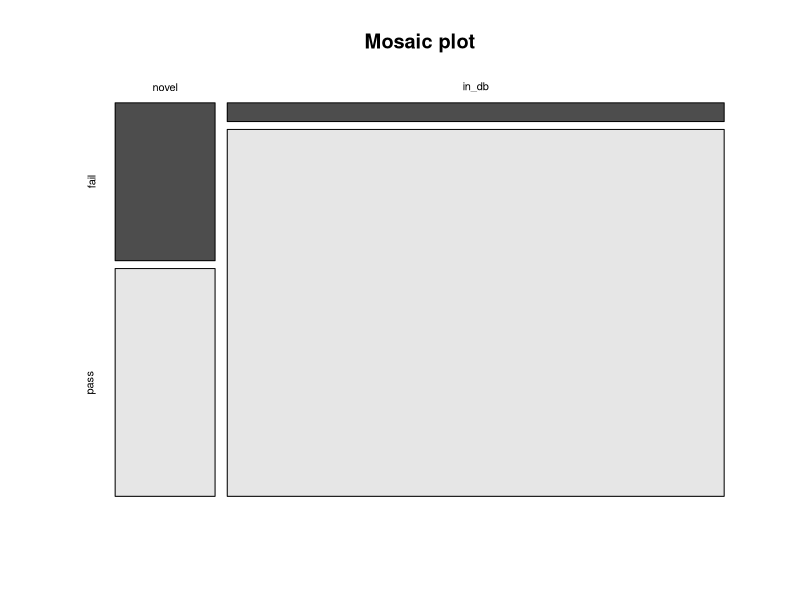
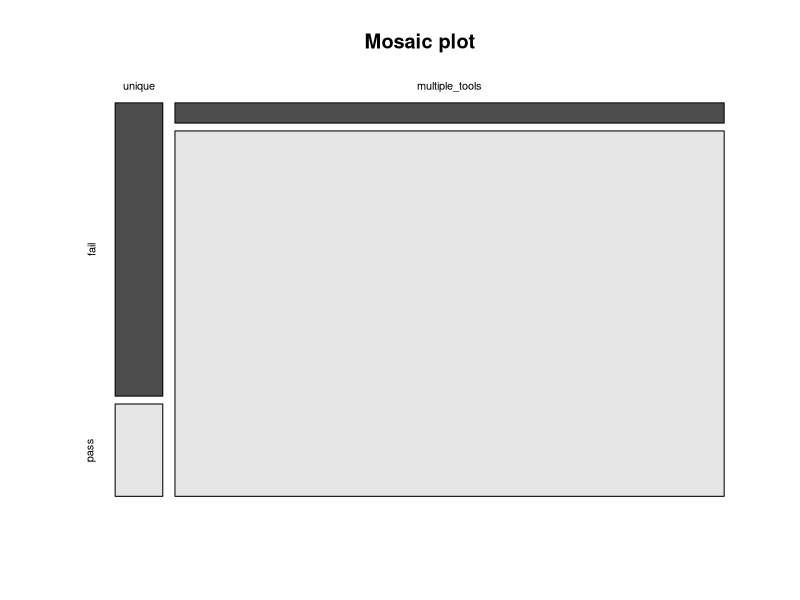
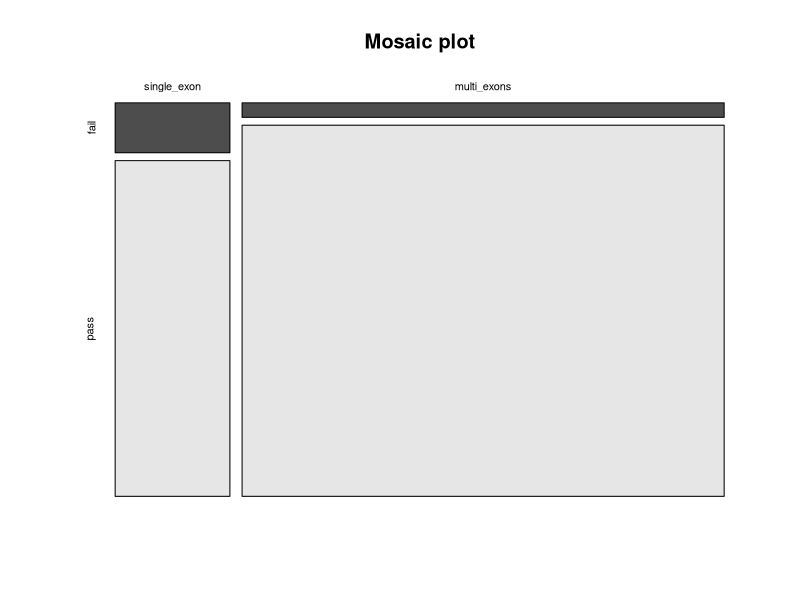
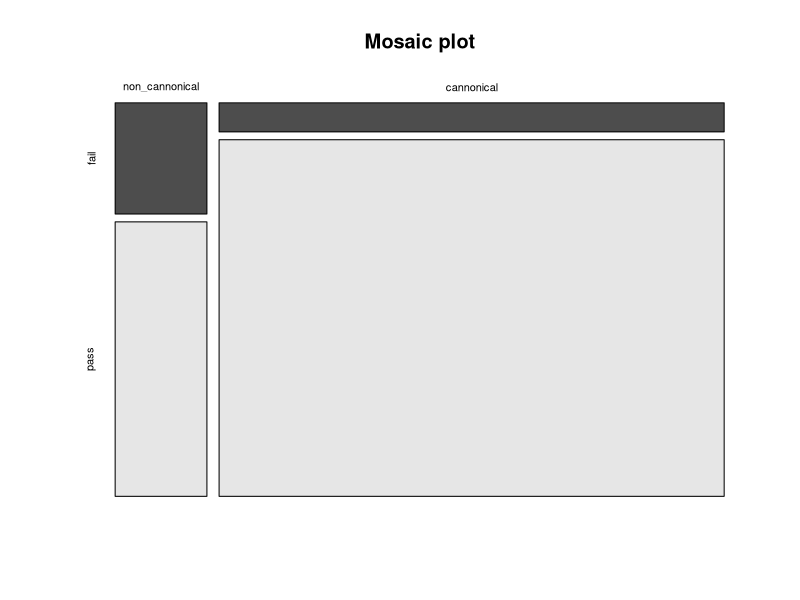
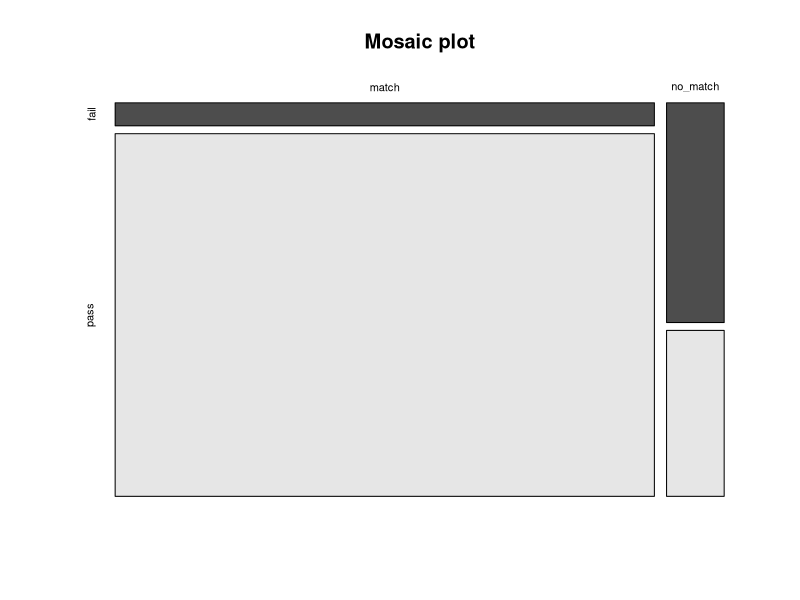
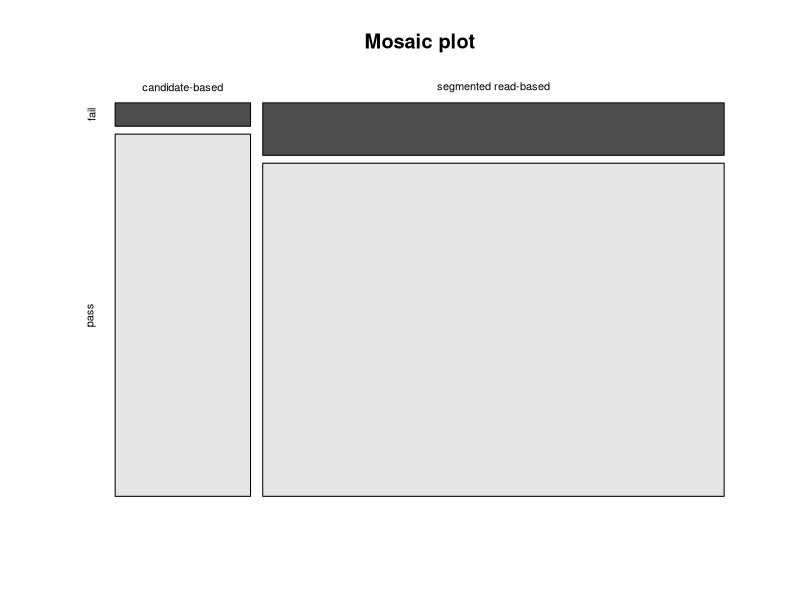
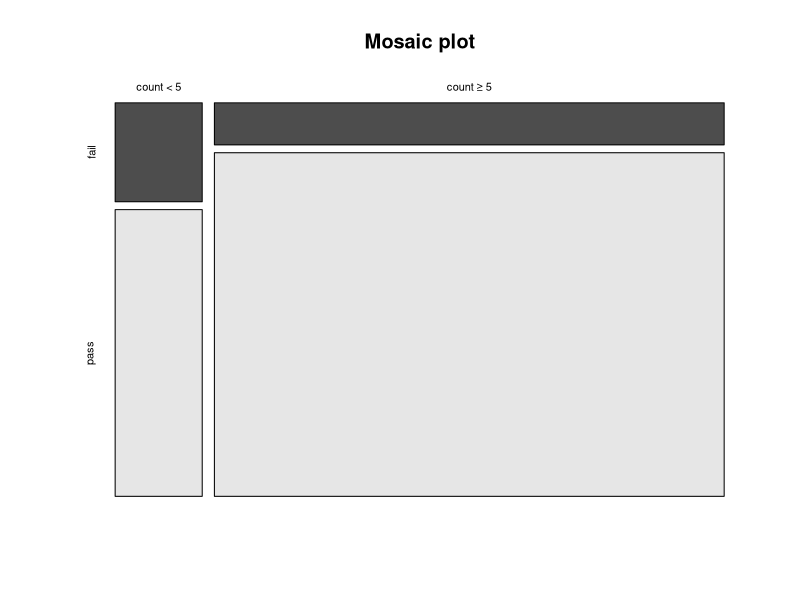

These figures' R source, in order:
#' ---
#' title: "Link between circRNA annotation and validation rates"
#' author: "Marieke Vromman"
#' output: 
#'    html_document:
#'       toc: TRUE
#'       toc_float: TRUE
#'       theme: paper
#'       df_print: paged
#'       highlight: tango
#' ---
#' 

#' # File set-up

#' ## Set working directory to current directory
if (rstudioapi::isAvailable()) {
  setwd(dirname(rstudioapi::getActiveDocumentContext()$path))
}

#' ## Load standard libraries and resolve conflicts
library(tidyverse)
library(conflicted)
conflict_prefer("filter", "dplyr")
conflict_prefer("select", "dplyr")
conflict_prefer("slice", "dplyr")
conflict_prefer("rename", "dplyr")
conflict_prefer('intersect', 'dplyr')


#' ## Read data
cq = read_tsv('../data/Supplementary_Table_3_selected_circRNAs.txt')

cq

#' # Presence in db (n = 890)
#' make count table
cont_table = cq %>%
  select(circ_id, cell_line, qPCR_val, RR_val, amp_seq_val, count_group, n_db) %>%
  unique() %>%
  # only keep high abundant circRNAs
  filter(count_group == 'count ≥ 5') %>%
  # to use all val together
  filter(!is.na(amp_seq_val), !is.na(RR_val)) %>%
  mutate(all_val = ifelse(qPCR_val == RR_val & qPCR_val == amp_seq_val & qPCR_val == 'pass', 'pass', 'fail')) %>%
  # change nr of databases to binary
  mutate(n_db = ifelse(is.na(n_db), 0, 1)) %>%
  group_by(n_db) %>%
  count(all_val) %>%
  pivot_wider(values_from = n, names_from = all_val) %>%
  ungroup() %>%
  select(-n_db)


cont_table = as.data.frame(cont_table)
rownames(cont_table) <- c("novel", "in_db")

cont_table

#' plot data
mosaicplot(cont_table,
           main = "Mosaic plot",
           color = TRUE)

#' if chisquare expected < 5 => then Fisher should be used
chisq.test(cont_table)$expected

#' chisquare test
chisq.test(cont_table)

#' OR
OR = (705/36)/(88/61)
OR

#' # Link with detected by multiple tools (n = 890)
#' make count table
cont_table = cq %>%
  select(circ_id, cell_line, qPCR_val, RR_val, amp_seq_val, count_group, n_detected) %>%
  unique() %>%
  filter(count_group == 'count ≥ 5') %>%
  # to use all val together
  filter(!is.na(amp_seq_val), !is.na(RR_val)) %>%
  mutate(all_val = ifelse(qPCR_val == RR_val & qPCR_val == amp_seq_val & qPCR_val == 'pass', 'pass', 'fail')) %>%
  # change nr of databases to binary
  mutate(n_detected = ifelse(n_detected == 1, 0, 1)) %>%
  group_by(n_detected) %>%
  count(all_val) %>%
  pivot_wider(values_from = n, names_from = all_val) %>%
  ungroup() %>%
  select(-n_detected)


cont_table = as.data.frame(cont_table)
rownames(cont_table) <- c("unique", "multiple_tools")

cont_table

#' plot data
mosaicplot(cont_table,
           main = "Mosaic plot",
           color = TRUE)

#' if chisquare expected < 5 => then Fisher should be used
chisq.test(cont_table)$expected

#' chisquare test
chisq.test(cont_table)


#' OR
OR = (776/43)/(17/54)
OR



#' # Link with nr of exons
#' ## Single exon vs multi-exon (n = 723)
#' make count table
cont_table = cq %>%
  select(circ_id, cell_line, qPCR_val, RR_val, amp_seq_val, count_group, nr_exons) %>%
  unique() %>%
  filter(count_group == 'count ≥ 5') %>%
  # to use all val together
  filter(!is.na(amp_seq_val), !is.na(RR_val)) %>%
  mutate(all_val = ifelse(qPCR_val == RR_val & qPCR_val == amp_seq_val & qPCR_val == 'pass', 'pass', 'fail')) %>%
  # also remove the ones that do not have a exon annotation
  filter(!is.na(nr_exons), !nr_exons == "ambiguous") %>%
  mutate(exon_bin = ifelse(nr_exons == 1, 0, 1)) %>%
  group_by(exon_bin) %>%
  count(all_val) %>% 
  pivot_wider(values_from = n, names_from = all_val) %>%
  ungroup() %>%
  mutate(fail = ifelse(is.na(fail), 0, fail)) %>%
  select(-exon_bin)

cont_table = as.data.frame(cont_table)
rownames(cont_table) <- c("single_exon", "multi_exons")
cont_table


#' plot data
mosaicplot(cont_table,
           main = "Mosaic plot",
           color = TRUE)

#' if chisquare expected < 5 => then Fisher should be used
chisq.test(cont_table)$expected

#' chisquare test
chisq.test(cont_table)


#' OR
OR = (562/22)/(121/18)
OR

#' ## Is 'exon 1' included in the circRNA? (n = 592)
cq_start = cq %>% 
  mutate(start_exon_nr = substr(start_match, 19, 27),
         start_exon_nr = ifelse(substr(start_exon_nr, 1, 1) == '_',
                                substr(start_exon_nr, 2, 10),
                                start_exon_nr))
cq_start 

cont_table = cq_start %>%
  filter(count_group == 'count ≥ 5') %>%
  select(circ_id, cell_line, qPCR_val, RR_val, amp_seq_val, start_exon_nr) %>%
  unique() %>%
  filter(!is.na(start_exon_nr)) %>%
  mutate(exon_1 = ifelse(start_exon_nr == "exon_1", 1, 0)) %>%
  # to use all val together
  filter(!is.na(amp_seq_val), !is.na(RR_val)) %>%
  mutate(all_val = ifelse(qPCR_val == RR_val & qPCR_val == amp_seq_val & qPCR_val == 'pass', 
                          'pass', 'fail')) %>%
  # change nr of databases to binary
  group_by(exon_1) %>%
  count(all_val) %>%
  pivot_wider(values_from = n, names_from = all_val) %>%
  ungroup() 


cont_table

#' => not enough values
#'

#' # Canonical splicing (n = 722)

cont_table = cq %>%
  filter(count_group == 'count ≥ 5',
         !strand == 'unknown') %>%
  select(circ_id, cell_line, qPCR_val, RR_val, amp_seq_val, ss_motif) %>%
  unique() %>%
  mutate(ss_can = ifelse(ss_motif == "AGNGT", 1, 0)) %>%
  # to use all val together
  filter(!is.na(amp_seq_val), !is.na(RR_val)) %>%
  mutate(all_val = ifelse(qPCR_val == RR_val & qPCR_val == amp_seq_val & qPCR_val == 'pass', 
                          'pass', 'fail')) %>%
  # change nr of databases to binary
  group_by(ss_can) %>%
  count(all_val) %>%
  pivot_wider(values_from = n, names_from = all_val) %>%
  ungroup() %>%
  select(-ss_can)


cont_table = as.data.frame(cont_table)
rownames(cont_table) <- c("non_cannonical", "cannonical")

cont_table

#' plot data
mosaicplot(cont_table,
           main = "Mosaic plot",
           color = TRUE)

#' if chisquare expected < 5 => then Fisher should be used
chisq.test(cont_table)$expected

#' chisquare test
chisq.test(cont_table)

#' OR
OR = (565/46)/(79/32)
OR



#' # Known annotation (n = 891)

cont_table = cq %>%
  filter(count_group == "count ≥ 5") %>%
  select(circ_id, cell_line, qPCR_val, RR_val, amp_seq_val, ENST) %>%
  unique() %>%
  # to use all val together
  filter(!is.na(amp_seq_val), !is.na(RR_val)) %>%
  mutate(all_val = ifelse(qPCR_val == RR_val & qPCR_val == amp_seq_val & qPCR_val == 'pass', 
                          'pass', 'fail'),
         ENST_group = ifelse(is.na(ENST), 'no_match', "match")) %>% 
  # change nr of databases to binary
  group_by(ENST_group) %>%
  count(all_val) %>%
  pivot_wider(values_from = n, names_from = all_val) %>%
  ungroup() %>%
  select(-ENST_group)


cont_table = as.data.frame(cont_table)
rownames(cont_table) <- c("match", "no_match")

cont_table

#' plot data
mosaicplot(cont_table,
           main = "Mosaic plot",
           color = TRUE)

#' if chisquare expected < 5 => then Fisher should be used
chisq.test(cont_table)$expected

#' chisquare test
chisq.test(cont_table)

#' OR
OR = (757/48)/(37/49)
OR

#' # CircRNA detection tool approach (n = 798)

cont_table = cq %>%
  filter(count_group == "count ≥ 5") %>%
  left_join(read_tsv('../data/details/tool_annotation.txt')) %>%
  select(circ_id, cell_line, qPCR_val, RR_val, amp_seq_val, approach) %>%
  filter(!approach == 'integrative') %>%
  unique() %>%
  # to use all val together
  filter(!is.na(amp_seq_val), !is.na(RR_val)) %>%
  mutate(all_val = ifelse(qPCR_val == RR_val & qPCR_val == amp_seq_val & qPCR_val == 'pass', 
                          'pass', 'fail')) %>% 
  # change nr of databases to binary
  group_by(approach) %>%
  count(all_val) %>%
  pivot_wider(values_from = n, names_from = all_val) %>%
  ungroup() %>%
  select(-approach)


cont_table = as.data.frame(cont_table)
rownames(cont_table) <- c("candidate-based", "segmented read-based")

cont_table

#' plot data
mosaicplot(cont_table,
           main = "Mosaic plot",
           color = TRUE)

#' if chisquare expected < 5 => then Fisher should be used
chisq.test(cont_table)$expected

#' chisquare test
chisq.test(cont_table)

#' OR
OR = (170/11)/(533/84)
OR

#' # BSJ count group (n = 1042)
cont_table = cq %>%
  filter(!count_group == "no_counts") %>%
  select(circ_id, cell_line, qPCR_val, RR_val, amp_seq_val, count_group) %>%
  unique() %>%
  # to use all val together
  filter(!is.na(amp_seq_val), !is.na(RR_val)) %>%
  mutate(all_val = ifelse(qPCR_val == RR_val & qPCR_val == amp_seq_val & qPCR_val == 'pass', 
                          'pass', 'fail')) %>%
  # change nr of databases to binary
  group_by(count_group) %>%
  count(all_val) %>%
  pivot_wider(values_from = n, names_from = all_val) %>%
  ungroup() %>%
  select(-count_group)


cont_table = as.data.frame(cont_table)
rownames(cont_table) <- c("count < 5", "count ≥ 5")

cont_table

#' plot data
mosaicplot(cont_table,
           main = "Mosaic plot",
           color = TRUE)

#' if chisquare expected < 5 => then Fisher should be used
chisq.test(cont_table)$expected

#' chisquare test
chisq.test(cont_table)

#' OR
OR = (793/97)/(113/39)
OR

#' # Using sensitivity
#' 

tool_anno = read_tsv('../data/details/tool_annotation.txt')
val = read_tsv('../data/Supplementary_Table_4_precision_values.txt')

#' add annotation to sensitivity
sens_anno = val %>% 
  group_by(tool) %>%
  slice(1) %>%
  select(tool, sensitivity) %>%
  left_join(tool_anno) %>%
  select(-tool_lt) %>% ungroup()

sens_anno

#' ## Detection approach: segmented read-based VS candidate-based
wilcox.test(sensitivity ~ approach, data=sens_anno %>% filter(!approach == 'integrative')) 

kruskal.test(sensitivity ~ approach, data=sens_anno)

#' ## Detection based on annotation: known splice sites VS entire genome
wilcox.test(sensitivity ~ lin_annotation, data=sens_anno %>% filter(!is.na(lin_annotation))) 

#' ## Strand annotation method
kruskal.test(sensitivity ~ strand_anno, data=sens_anno %>% 
               filter(!is.na(strand_anno), !strand_anno == "no strand reported"))


#' ## Splicing: canonical VS non-canonical
wilcox_ss = wilcox.test(sensitivity ~ splicing, data=sens_anno) 

wilcox_ss

sens_anno %>%
  group_by(splicing) %>%
  summarise(mean_sens = mean(sensitivity))

#' ### method 1
N = nrow(sens_anno)
N
Z = qnorm(wilcox_ss$p.value/2)
Z
r = abs(Z)/sqrt(N)
r

#' ### method 2
library(rstatix)
library(ggpubr)
sens_anno %>% rstatix::wilcox_test(sensitivity ~ splicing)

sens_anno %>% rstatix::wilcox_effsize(sensitivity ~ splicing)

#sens_anno %>% rstatix::wilcox_effsize(sensitivity ~ splicing, ci = T)



#' ## median difference in sensitivity

median_diff = tibble()

for (tool_can in sens_anno %>% filter(splicing == "canonical") %>% pull(tool)) {
  sens_can = sens_anno %>% filter(tool == tool_can) %>% pull(sensitivity)
  
  for (tool_non_can in sens_anno %>% filter(splicing == "non-canonical") %>% pull(tool)) {
    sens_non_can = sens_anno %>% filter(tool == tool_non_can) %>% pull(sensitivity)
    
    median_diff = median_diff %>%
      bind_rows(tibble(tool_can, sens_can, tool_non_can, sens_non_can))
    
  }
}

median_diff = median_diff %>%
  mutate(sens_diff = sens_can - sens_non_can)

median_diff

median_diff %>% pull(sens_diff) %>% median()
